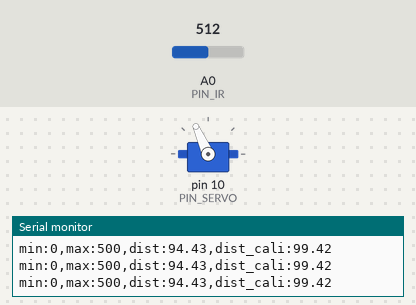
Bench run of a sketch on a simulated Arduino Uno, built with avr-gcc and run on an emulated ATmega328P. Parts: servo, the last lines printed to the serial monitor. Inputs (shaded band) come from the test bench; at power-on: A0 (PIN_IR) = 512.

Above: at 2.2 s.
2.3 s: A0 (PIN_IR) set to 260
3.8 s: A0 (PIN_IR) set to 236
At 4.7 s:
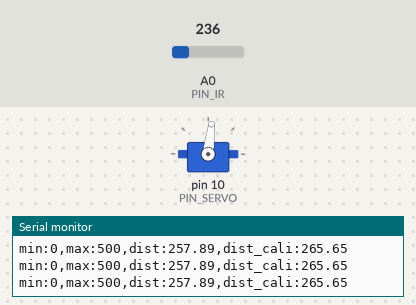
5.3 s: A0 (PIN_IR) set to 265
At 5.9 s:
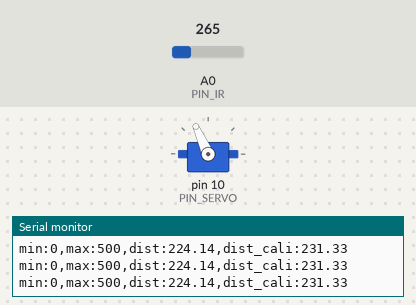
6.8 s: A0 (PIN_IR) set to 122
At 7.1 s:
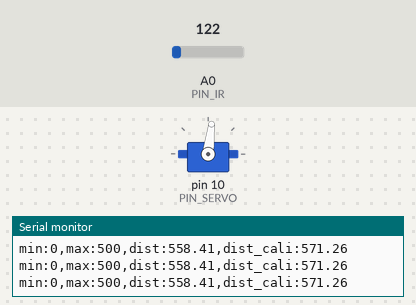
Timing chart, 0 to 9.3 s (numbered marks = the images above; inputs shaded):
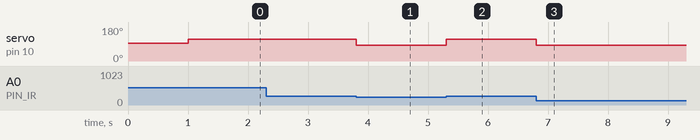

The sketch:

21_bbc_20213055.ino.ino
```cpp
#include <Servo.h>

// Arduino pin assignment
#define PIN_SERVO 10
#define PIN_IR A0

// configurable parameters
#define SND_VEL 346.0 // sound velocity at 24 celsius degree (unit: m/s)
#define INTERVAL 25 // sampling interval (unit: ms)
#define _DIST_MIN 100 // minimum distance to be measured (unit: mm)
#define _DIST_MAX 300 // maximum distance to be measured (unit: mm)

#define _DUTY_MIN 944 // servo full clockwise position (0 degree)
#define _DUTY_NEU 1500 // servo neutral position (90 degree)
#define _DUTY_MAX 2033 // servo full counterclockwise position (180 degree)

// global variables
float timeout; // unit: us
float dist_min, dist_max, dist_raw, dist_prev; // unit: mm
unsigned long last_sampling_time; // unit: ms
float scale; // used for pulse duration to distance conversion
int a, b; // unit: mm
Servo myservo;

void setup() {
// initialize GPIO pins

  myservo.attach(PIN_SERVO);
  myservo.writeMicroseconds(_DUTY_NEU);

// initialize USS related variables
  dist_min = _DIST_MIN;
  dist_max = _DIST_MAX;
  timeout = (INTERVAL / 2) * 1000.0; // precalculate pulseIn() timeout value. (unit: us)
  dist_raw = dist_prev = 0.0; // raw distance output from USS (unit: mm)
  scale = 0.001 * 0.5 * SND_VEL;

// initialize serial port
  Serial.begin(57600);


  a = 95;
  b = 390;

// initialize last sampling time
  last_sampling_time = 0;

  delay(1000);
}

float ir_distance(void){ // return value unit: mm
  float val;
  float volt = float(analogRead(PIN_IR));
  val = ((6762.0/(volt-9.0))-4.0) * 10.0;
  return val;
}

void loop() {
// wait until next sampling time.
// millis() returns the number of milliseconds since the program started. Will overflow after 50 days.
  if(millis() < last_sampling_time + INTERVAL) return;

  float raw_dist = ir_distance();
  float dist_cali = 100 + 300.0 / (b - a) * (raw_dist - a);

  if(dist_cali > 255)
  {
    myservo.writeMicroseconds(_DUTY_NEU - 100);
  }
  else if(dist_cali < 255)
  {
    myservo.writeMicroseconds(_DUTY_NEU + 220);
  }


  Serial.print("min:0,max:500,dist:");
  Serial.print(raw_dist);
  Serial.print(",dist_cali:");
  Serial.println(dist_cali);


// update last sampling time
  last_sampling_time += INTERVAL;
}
```

Measured:
- the behaviour switches between 245 and 244 on A0 (PIN_IR) (found by bisection; images 0 and 1)
- after the input at 3.8 s, servo on pin 10 (PIN_SERVO): 114° → 83° at once
- after the input at 5.3 s, servo on pin 10 (PIN_SERVO): 83° → 114° at once
- after the input at 6.8 s, servo on pin 10 (PIN_SERVO): 114° → 83° at once
